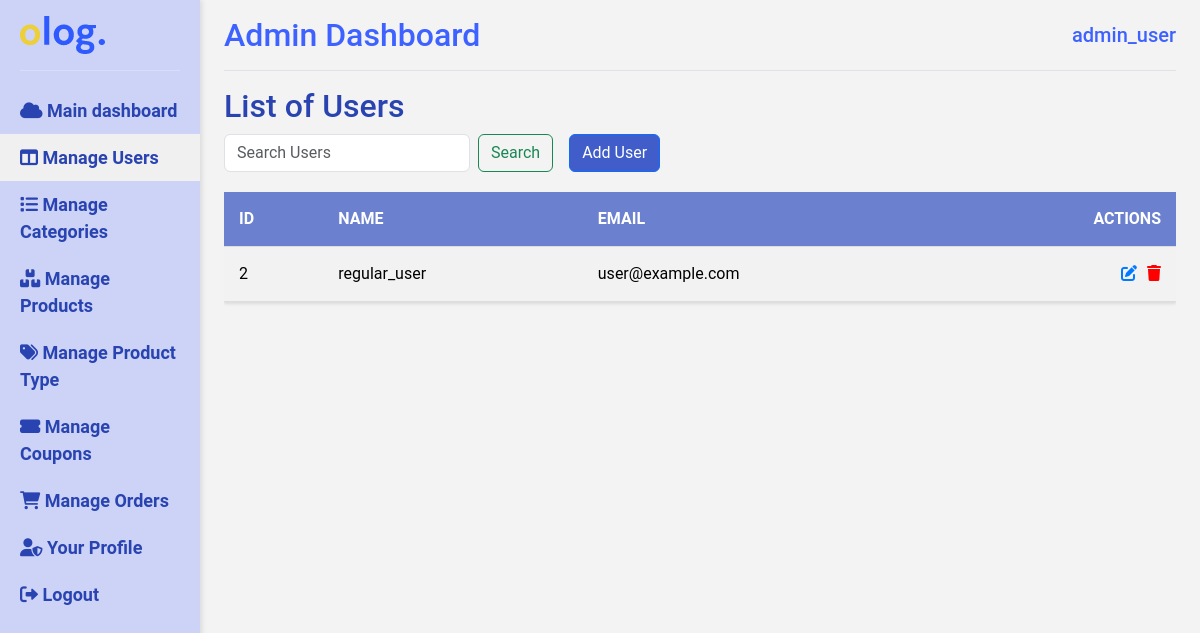
Page /adminPages/manageUser.php (signed in) on the earlier database version.
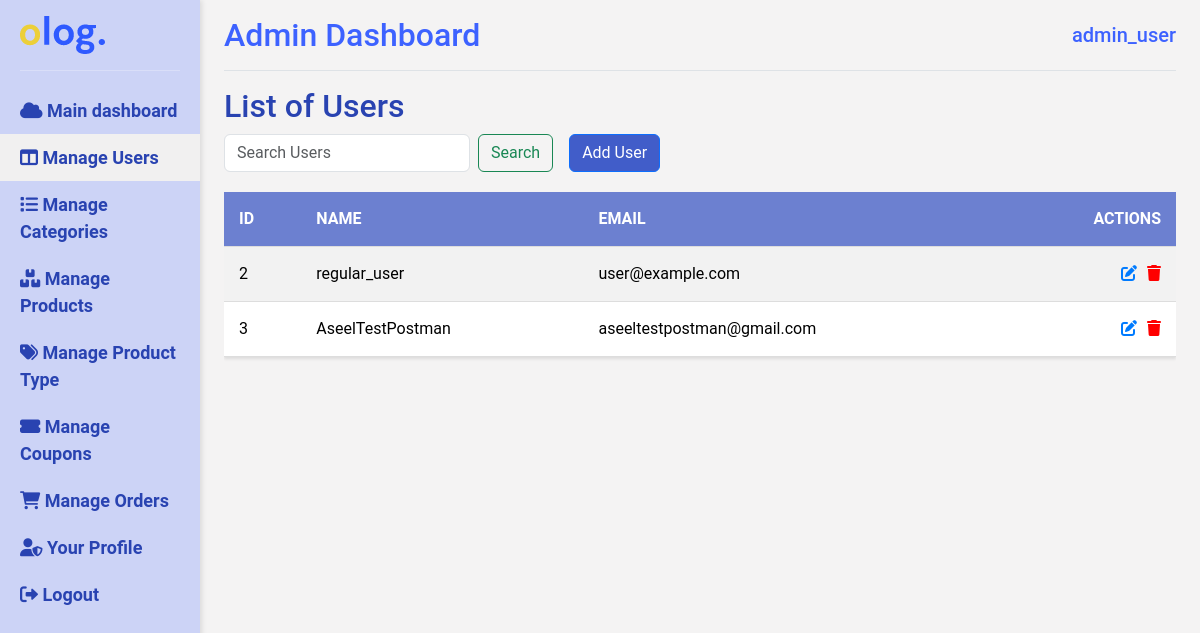
Same page on the later database version.
### tables this page shows
CREATE TABLE `users` (
  `user_id` int(11) NOT NULL,
  `username` varchar(50) NOT NULL,
  `email` varchar(100) NOT NULL,
  `password` varchar(100) NOT NULL,
  `role_id` int(11) DEFAULT NULL,
  `Full_name` varchar(100) DEFAULT NULL
);

### adminPages/manageUser.php (the view, shortened to what the changed rows need)
<?php
include '../connection.php';
?>
<!DOCTYPE html>
<html lang="en">
<head>
    <link rel="stylesheet" href="https://cdnjs.cloudflare.com/ajax/libs/font-awesome/6.0.0-beta3/css/all.min.css">
    <link href="https://cdn.jsdelivr.net/npm/bootstrap@5.3.3/dist/css/bootstrap.min.css" rel="stylesheet">
    <link rel="stylesheet" href="manageStyle.css">
</head>
<body>
    <div class="container-fluid">
        <div class="row">
            <main class="col-md-9 ms-sm-auto col-lg-10 px-md-4">
                <div class="d-flex justify-content-between flex-wrap flex-md-nowrap align-items-center pt-3 pb-2 mb-3 border-bottom">
                    <h1 style="color: #3d62ff;" class="h2">Admin Dashboard</h1>
                </div>
                <h2 style="color: #2943b1;">List of Users</h2>
                <div class="table-responsive">
                    <table class="table table-striped table-sm">
                        <thead>
                            <tr>
                                <th>ID</th>
                                <th>Name</th>
                                <th>Email</th>
                                <th class="actions">Actions</th>
                            </tr>
                        </thead>
                        <tbody>
                            <?php
                            $search = isset($_GET["search"]) ? $conn->real_escape_string($_GET["search"]) : '';
                            $sql = $search ? "SELECT * FROM users WHERE username LIKE '%$search%' AND role_id=2" : "SELECT * FROM users WHERE role_id=2";
                            $result = $conn->query($sql);
                            while ($row = $result->fetch_assoc()) {
                                echo "
                                <tr>
                                    <td>{$row['user_id']}</td>
                                    <td>{$row['username']}</td>
                                    <td>{$row['email']}</td>
                                    <td class='actions'>
                                        <a  href='editUser.php?user_id={$row['user_id']}'><i class='fa-solid fa-pen-to-square' style='color: #007BFF;'></i></a>
                                        <a  href='delete.php?user_id={$row['user_id']}'><i class='fa-solid fa-trash' style='color: #ff0000;'></i></a>
                                    </td>
                                </tr>
                                ";
                            }
                            ?>
                        </tbody>
                    </table>
                </div>
            </main>
        </div>
    </div>
</body>
</html>

Differences in the rows shown:
added users: user_id "3", username "AseelTestPostman", email "aseeltestpostman@gmail.com"
